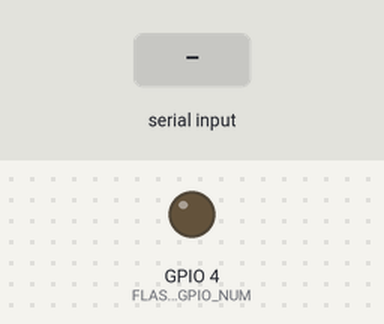
This sketch was run on a simulated ESP32. On the bench: output pins drawn as LEDs (lit = HIGH). The test bench sets the inputs (shaded band). The camera gives no picture; what the sketch prints to the serial monitor is not drawn.

Above: at 2.5 s.
2.6 s: "C" received over Serial
At 2.81 s:
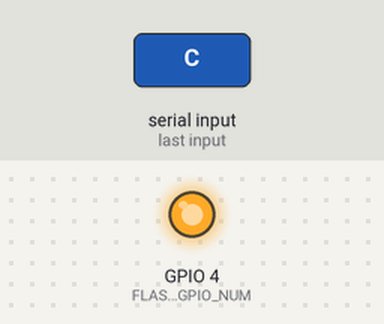
Timing chart, 0 to 5.6 s (numbered marks = the images above; inputs shaded):
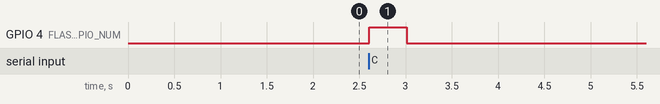

Measured:
- after the input at 2.6 s, GPIO 4 (FLASH_GPIO_NUM): LOW → HIGH at once, → LOW 0.41 s later

The sketch:

camera_test.ino
```cpp
#include <Arduino.h>
#include "esp_camera.h"

// Pin map validated against an ESP32-CAM board reporting sensor PID 0x3660.
// This serial diagnostic avoids Wi-Fi credentials and sends one JPEG on `C`.
static constexpr int PWDN_GPIO_NUM = 32;
static constexpr int RESET_GPIO_NUM = -1;
static constexpr int XCLK_GPIO_NUM = 0;
static constexpr int SIOD_GPIO_NUM = 26;
static constexpr int SIOC_GPIO_NUM = 27;
static constexpr int Y9_GPIO_NUM = 35;
static constexpr int Y8_GPIO_NUM = 34;
static constexpr int Y7_GPIO_NUM = 39;
static constexpr int Y6_GPIO_NUM = 36;
static constexpr int Y5_GPIO_NUM = 21;
static constexpr int Y4_GPIO_NUM = 19;
static constexpr int Y3_GPIO_NUM = 18;
static constexpr int Y2_GPIO_NUM = 5;
static constexpr int VSYNC_GPIO_NUM = 25;
static constexpr int HREF_GPIO_NUM = 23;
static constexpr int PCLK_GPIO_NUM = 22;
static constexpr int FLASH_GPIO_NUM = 4;

void setup() {
  Serial.begin(115200);
  delay(1000);

  camera_config_t cfg = {};
  cfg.ledc_channel = LEDC_CHANNEL_0;
  cfg.ledc_timer = LEDC_TIMER_0;
  cfg.pin_d0 = Y2_GPIO_NUM;
  cfg.pin_d1 = Y3_GPIO_NUM;
  cfg.pin_d2 = Y4_GPIO_NUM;
  cfg.pin_d3 = Y5_GPIO_NUM;
  cfg.pin_d4 = Y6_GPIO_NUM;
  cfg.pin_d5 = Y7_GPIO_NUM;
  cfg.pin_d6 = Y8_GPIO_NUM;
  cfg.pin_d7 = Y9_GPIO_NUM;
  cfg.pin_xclk = XCLK_GPIO_NUM;
  cfg.pin_pclk = PCLK_GPIO_NUM;
  cfg.pin_vsync = VSYNC_GPIO_NUM;
  cfg.pin_href = HREF_GPIO_NUM;
  cfg.pin_sccb_sda = SIOD_GPIO_NUM;
  cfg.pin_sccb_scl = SIOC_GPIO_NUM;
  cfg.pin_pwdn = PWDN_GPIO_NUM;
  cfg.pin_reset = RESET_GPIO_NUM;
  cfg.xclk_freq_hz = 20000000;
  cfg.pixel_format = PIXFORMAT_JPEG;
  cfg.frame_size = FRAMESIZE_VGA;
  cfg.jpeg_quality = 12;
  cfg.fb_count = 1;
  cfg.fb_location = CAMERA_FB_IN_DRAM;
  cfg.grab_mode = CAMERA_GRAB_WHEN_EMPTY;

  const esp_err_t err = esp_camera_init(&cfg);
  if (err != ESP_OK) {
    Serial.printf("CAMERA_INIT_FAILED 0x%x\n", err);
    return;
  }

  sensor_t *sensor = esp_camera_sensor_get();
  if (sensor && sensor->id.PID == OV3660_PID) {
    sensor->set_vflip(sensor, 1);
    sensor->set_brightness(sensor, 1);
    sensor->set_saturation(sensor, -2);
  }
  pinMode(FLASH_GPIO_NUM, OUTPUT);
  digitalWrite(FLASH_GPIO_NUM, LOW);
  Serial.printf("CAMERA_READY sensor_pid=0x%04x; send C to capture\n", sensor ? sensor->id.PID : 0);
}

void loop() {
  if (Serial.available() && Serial.read() == 'C') {
    digitalWrite(FLASH_GPIO_NUM, HIGH);
    delay(350);
    camera_fb_t *frame = esp_camera_fb_get();
    digitalWrite(FLASH_GPIO_NUM, LOW);
    if (!frame) {
      Serial.println("CAPTURE_FAILED");
      return;
    }

    Serial.printf("FRAME:%u\n", static_cast<unsigned>(frame->len));
    Serial.write(frame->buf, frame->len);
    Serial.println();
    Serial.flush();
    esp_camera_fb_return(frame);
    Serial.println("CAPTURE_DONE");
  }
  delay(10);
}
```
